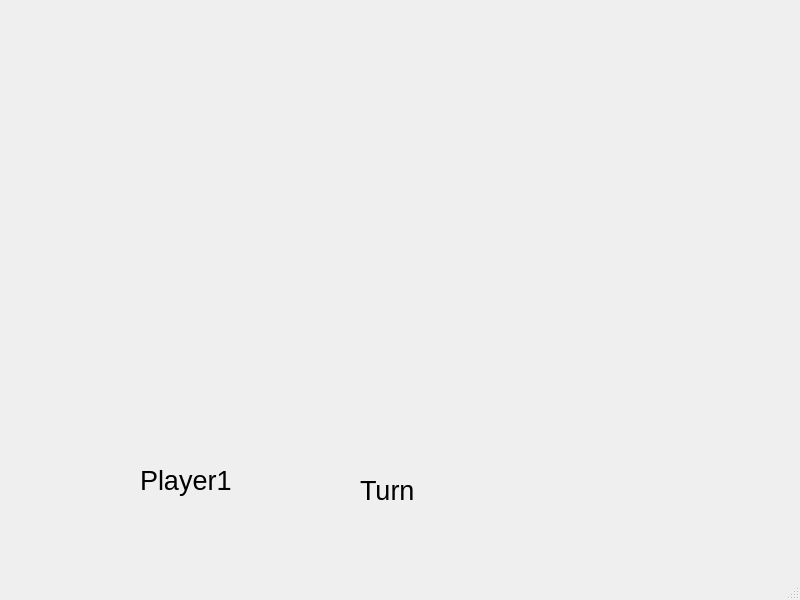
<?xml version="1.0" encoding="UTF-8"?>
<ui version="4.0">
 <class>TicTacToe</class>
 <widget class="QMainWindow" name="TicTacToe">
  <property name="geometry">
   <rect>
    <x>0</x>
    <y>0</y>
    <width>800</width>
    <height>600</height>
   </rect>
  </property>
  <property name="sizePolicy">
   <sizepolicy hsizetype="Preferred" vsizetype="Expanding">
    <horstretch>0</horstretch>
    <verstretch>0</verstretch>
   </sizepolicy>
  </property>
  <property name="windowTitle">
   <string>TicTacToe</string>
  </property>
  <widget class="QWidget" name="centralwidget">
   <widget class="QWidget" name="gridLayoutWidget">
    <property name="geometry">
     <rect>
      <x>60</x>
      <y>30</y>
      <width>655</width>
      <height>391</height>
     </rect>
    </property>
    <layout class="QGridLayout" name="gridLayout">
     <item row="1" column="2">
      <widget class="QPushButton" name="pushButton_5">
       <property name="sizePolicy">
        <sizepolicy hsizetype="Fixed" vsizetype="Expanding">
         <horstretch>0</horstretch>
         <verstretch>0</verstretch>
        </sizepolicy>
       </property>
       <property name="font">
        <font>
         <pointsize>52</pointsize>
        </font>
       </property>
       <property name="text">
        <string/>
       </property>
       <property name="flat">
        <bool>true</bool>
       </property>
      </widget>
     </item>
     <item row="0" column="1">
      <widget class="QPushButton" name="pushButton_1">
       <property name="sizePolicy">
        <sizepolicy hsizetype="Fixed" vsizetype="Expanding">
         <horstretch>0</horstretch>
         <verstretch>0</verstretch>
        </sizepolicy>
       </property>
       <property name="font">
        <font>
         <pointsize>52</pointsize>
        </font>
       </property>
       <property name="text">
        <string/>
       </property>
       <property name="flat">
        <bool>true</bool>
       </property>
      </widget>
     </item>
     <item row="1" column="1">
      <widget class="QPushButton" name="pushButton_4">
       <property name="sizePolicy">
        <sizepolicy hsizetype="Fixed" vsizetype="Expanding">
         <horstretch>0</horstretch>
         <verstretch>0</verstretch>
        </sizepolicy>
       </property>
       <property name="font">
        <font>
         <pointsize>52</pointsize>
        </font>
       </property>
       <property name="text">
        <string/>
       </property>
       <property name="flat">
        <bool>true</bool>
       </property>
      </widget>
     </item>
     <item row="2" column="2">
      <widget class="QPushButton" name="pushButton_8">
       <property name="sizePolicy">
        <sizepolicy hsizetype="Fixed" vsizetype="Expanding">
         <horstretch>0</horstretch>
         <verstretch>0</verstretch>
        </sizepolicy>
       </property>
       <property name="font">
        <font>
         <pointsize>52</pointsize>
        </font>
       </property>
       <property name="text">
        <string/>
       </property>
       <property name="flat">
        <bool>true</bool>
       </property>
      </widget>
     </item>
     <item row="0" column="2">
      <widget class="QPushButton" name="pushButton_2">
       <property name="sizePolicy">
        <sizepolicy hsizetype="Fixed" vsizetype="Expanding">
         <horstretch>0</horstretch>
         <verstretch>0</verstretch>
        </sizepolicy>
       </property>
       <property name="font">
        <font>
         <pointsize>52</pointsize>
        </font>
       </property>
       <property name="text">
        <string/>
       </property>
       <property name="flat">
        <bool>true</bool>
       </property>
      </widget>
     </item>
     <item row="2" column="1">
      <widget class="QPushButton" name="pushButton_7">
       <property name="sizePolicy">
        <sizepolicy hsizetype="Fixed" vsizetype="Expanding">
         <horstretch>0</horstretch>
         <verstretch>0</verstretch>
        </sizepolicy>
       </property>
       <property name="font">
        <font>
         <pointsize>52</pointsize>
        </font>
       </property>
       <property name="text">
        <string/>
       </property>
       <property name="flat">
        <bool>true</bool>
       </property>
      </widget>
     </item>
     <item row="0" column="0">
      <widget class="QPushButton" name="pushButton_0">
       <property name="sizePolicy">
        <sizepolicy hsizetype="Fixed" vsizetype="Expanding">
         <horstretch>0</horstretch>
         <verstretch>0</verstretch>
        </sizepolicy>
       </property>
       <property name="font">
        <font>
         <pointsize>52</pointsize>
        </font>
       </property>
       <property name="text">
        <string/>
       </property>
       <property name="flat">
        <bool>true</bool>
       </property>
      </widget>
     </item>
     <item row="1" column="0">
      <widget class="QPushButton" name="pushButton_3">
       <property name="sizePolicy">
        <sizepolicy hsizetype="Fixed" vsizetype="Expanding">
         <horstretch>0</horstretch>
         <verstretch>0</verstretch>
        </sizepolicy>
       </property>
       <property name="font">
        <font>
         <pointsize>52</pointsize>
        </font>
       </property>
       <property name="text">
        <string/>
       </property>
       <property name="flat">
        <bool>true</bool>
       </property>
      </widget>
     </item>
     <item row="2" column="0">
      <widget class="QPushButton" name="pushButton_6">
       <property name="sizePolicy">
        <sizepolicy hsizetype="Fixed" vsizetype="Expanding">
         <horstretch>0</horstretch>
         <verstretch>0</verstretch>
        </sizepolicy>
       </property>
       <property name="font">
        <font>
         <pointsize>52</pointsize>
        </font>
       </property>
       <property name="text">
        <string/>
       </property>
       <property name="flat">
        <bool>true</bool>
       </property>
      </widget>
     </item>
    </layout>
   </widget>
   <widget class="QLabel" name="label">
    <property name="geometry">
     <rect>
      <x>360</x>
      <y>470</y>
      <width>81</width>
      <height>41</height>
     </rect>
    </property>
    <property name="font">
     <font>
      <pointsize>20</pointsize>
     </font>
    </property>
    <property name="text">
     <string>Turn</string>
    </property>
   </widget>
   <widget class="QLabel" name="player">
    <property name="geometry">
     <rect>
      <x>140</x>
      <y>460</y>
      <width>121</width>
      <height>41</height>
     </rect>
    </property>
    <property name="font">
     <font>
      <pointsize>20</pointsize>
     </font>
    </property>
    <property name="text">
     <string>Player1</string>
    </property>
   </widget>
  </widget>
  <widget class="QMenuBar" name="menubar">
   <property name="geometry">
    <rect>
     <x>0</x>
     <y>0</y>
     <width>800</width>
     <height>26</height>
    </rect>
   </property>
  </widget>
  <widget class="QStatusBar" name="statusbar"/>
 </widget>
 <resources/>
 <connections/>
</ui>
